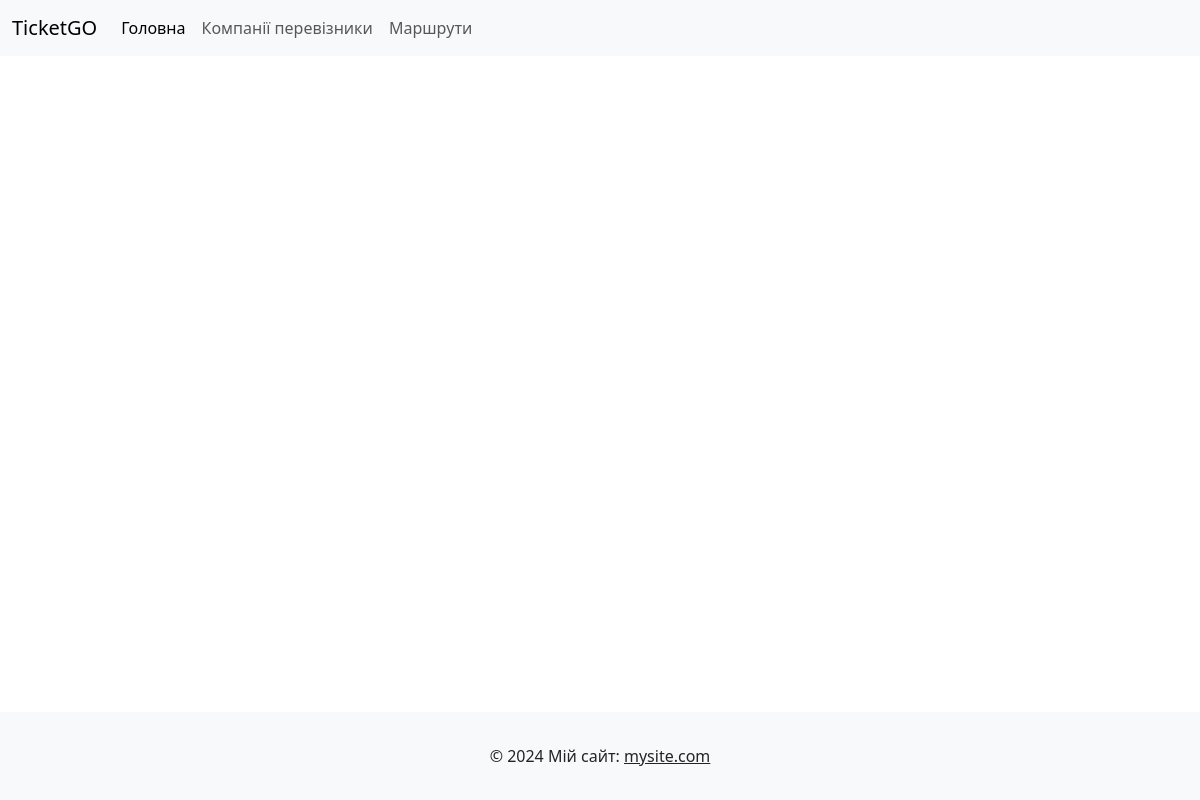
The app's page /companies/, older data.
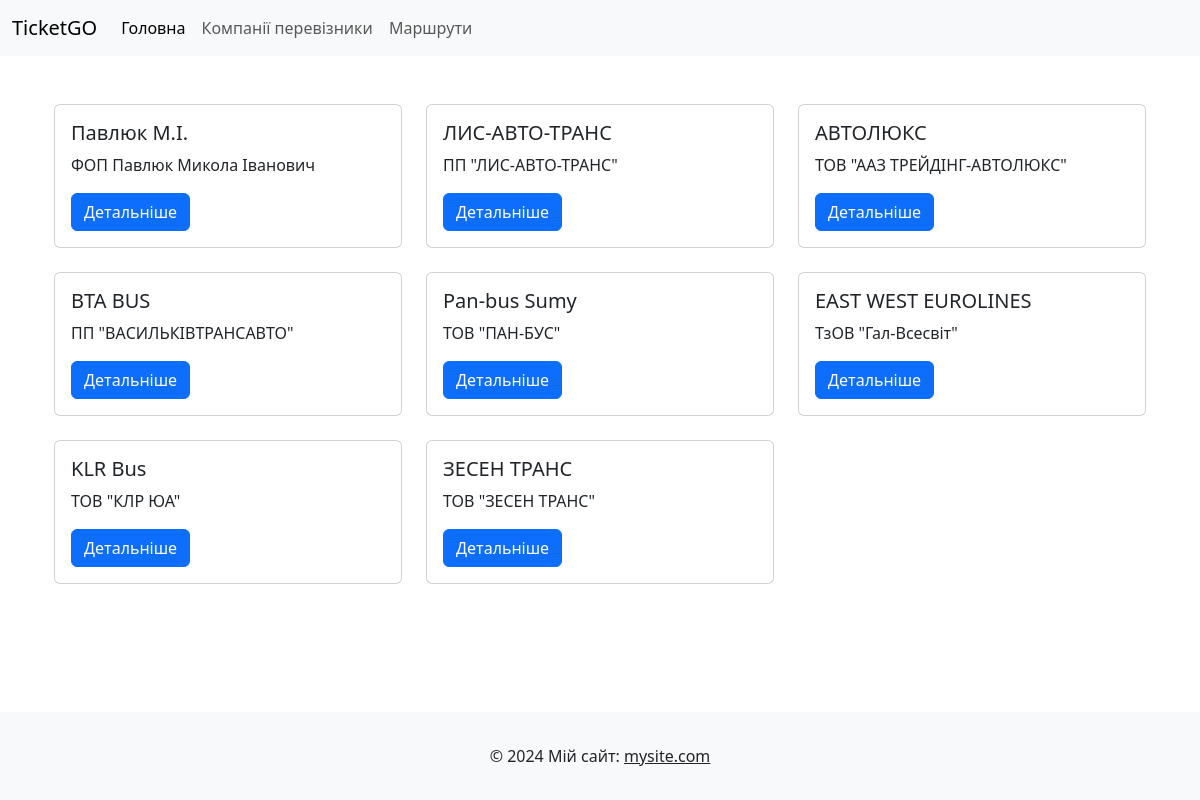
The same page, newer data.
### api/models.py (models this page shows)
class CompanyName(models.Model):
    name = models.CharField(max_length=100)
    official_name = models.CharField(max_length=100)
    registered_address = models.TextField()
    company_registration_number = models.PositiveIntegerField()
    class Meta:
        verbose_name_plural = 'Company Names'
    def __str__(self):
        return self.name

### api/views.py (the view)
# urls.py: path('companies/', views.show_companies, name='show_companies'),
def show_companies(request):
    return render(request, 'api/companies.html', {'companies': CompanyName.objects.all(), 'title': 'Companies'})

### api/templates/api/companies.html
{% extends 'base.html' %}
{% block content %}
<div class="container mt-5">
        <div class="row">
            {% for company in companies %}
            <div class="col-md-4 mb-4">
                <div class="card">
                    <div class="card-body">
                        <h5 class="card-title">{{ company }}</h5>
                        <p class="card-text">{{ company.official_name }}</p>
                        <a href="{% url 'show_company_details' company_id=company.id %}" class="btn btn-primary">Детальніше</a>
                    </div>
                </div>
            </div>
            {% endfor %}
        </div>
</div>
{% endblock %}

### templates/base.html (shortened to what this page needs)
<!DOCTYPE html>
<html lang="uk">
<head>
    <link href="https://cdn.jsdelivr.net/npm/bootstrap@5.3.3/dist/css/bootstrap.min.css" rel="stylesheet">
</head>
<body>
    <header>
        <nav class="navbar navbar-expand-lg navbar-light bg-light">
            <div class="container-fluid">
                <a class="navbar-brand" href="{% url 'home' %}">TicketGO</a>
                <div class="collapse navbar-collapse" id="navbarNav">
                    <ul class="navbar-nav me-auto">
                        <li class="nav-item">
                            <a class="nav-link active" aria-current="page" href="{% url 'home' %}">Головна</a>
                        </li>
                        <li class="nav-item">
                            <a class="nav-link" href="{% url 'show_companies' %}">Компанії перевізники</a>
                        </li>
                        <li class="nav-item">
                            <a class="nav-link" href="{% url 'show_buses' %}">Маршрути</a>
                        </li>
                    </ul>
                </div>
            </div>
        </nav>
    </header>
    <main class="container">
        {% block content %}{% endblock %}
    </main>
    <footer class="bg-light text-center text-lg-start mt-5">
        <div class="text-center p-3">
            © 2024 Мій сайт:
            <a class="text-dark" href="#">mysite.com</a>
        </div>
    </footer>
</body>
</html>

### templates/base.html (style rules this page uses)
html, body { height: 100%; margin: 0; }
body { display: flex; flex-direction: column; }
main { flex: 1; }
footer { background-color: #f8f9fa; padding: 1rem 0; text-align: center; }

Row changes from the older to the newer data that the page shows:
added CompanyName: name "Павлюк М.І.", official_name "ФОП Павлюк Микола Іванович"
added CompanyName: name "ЛИС-АВТО-ТРАНС", official_name "ПП \"ЛИС-АВТО-ТРАНС\""
added CompanyName: name "АВТОЛЮКС", official_name "ТОВ \"ААЗ ТРЕЙДІНГ-АВТОЛЮКС\""
added CompanyName: name "BTA BUS", official_name "ПП \"ВАСИЛЬКІВТРАНСАВТО\""
added CompanyName: name "Pan-bus Sumy", official_name "ТОВ \"ПАН-БУС\""
added CompanyName: name "EAST WEST EUROLINES", official_name "ТзОВ \"Гал-Всесвіт\""
added CompanyName: name "KLR Bus", official_name "ТОВ \"КЛР ЮА\""
added CompanyName: name "ЗЕСЕН ТРАНС", official_name "ТОВ \"ЗЕСЕН ТРАНС\""
